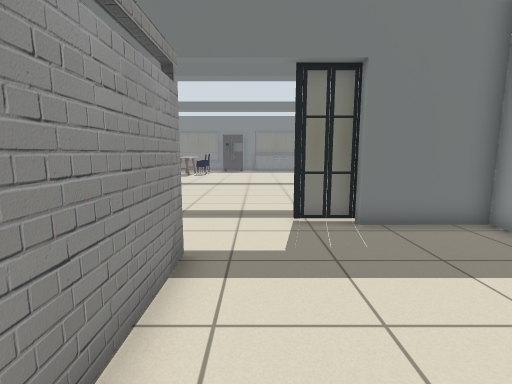
[1] (above)

16 first-person views from a walk through a robot-simulator world made for Gazebo. The camera is 1 m above the floor, tilts 8° down and sees 85° across. Floor lines are 1 m apart. The floor is counted in squares, 0.5 m on a side. Each view is taken from the middle of a square. On the plan, view 1 faces up. The plan holds only what a view shows up to about 17 squares ahead; the rest is blank.

[2]
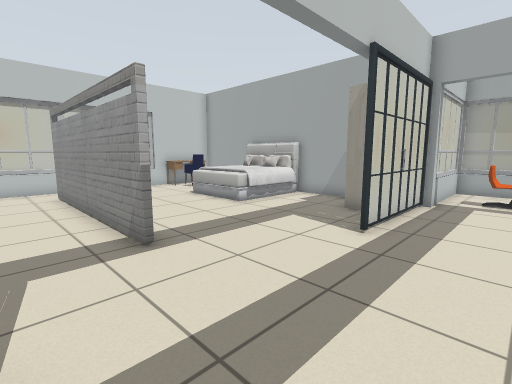

[3]
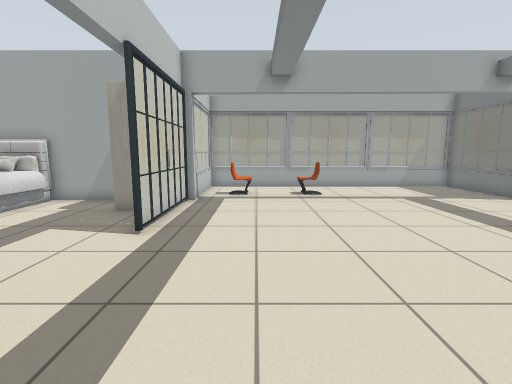

[4]
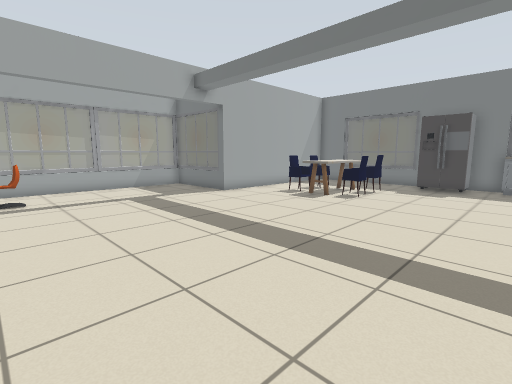

[5]
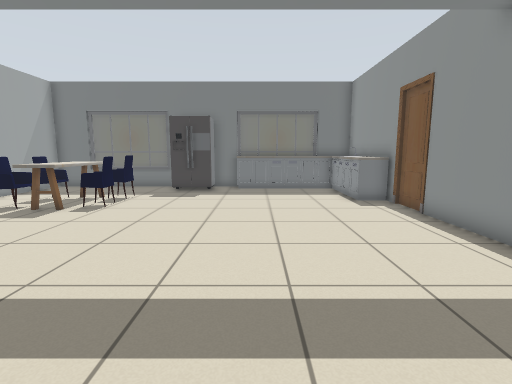

[6]
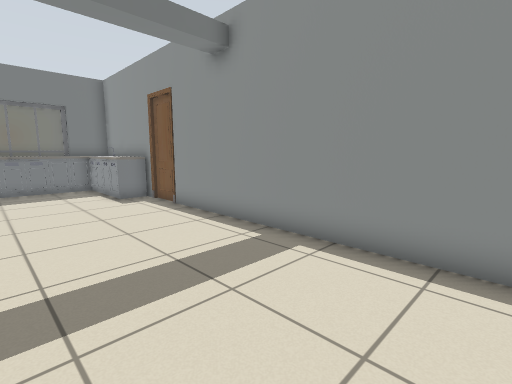

[7]
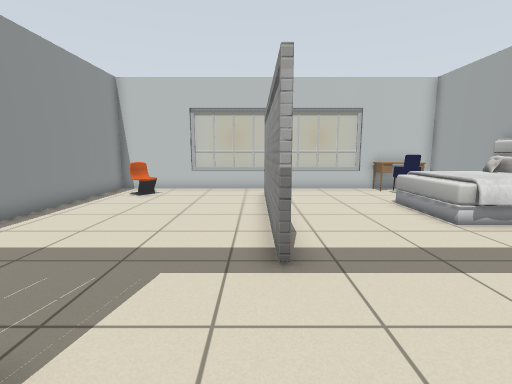

[8]
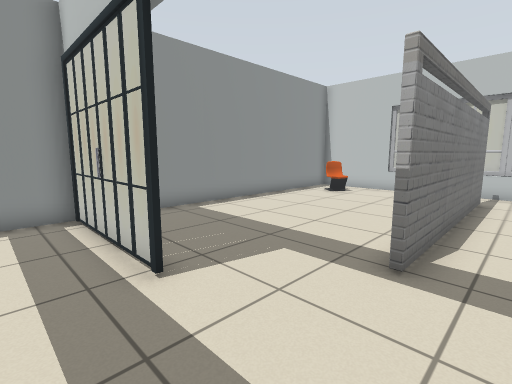

[9]
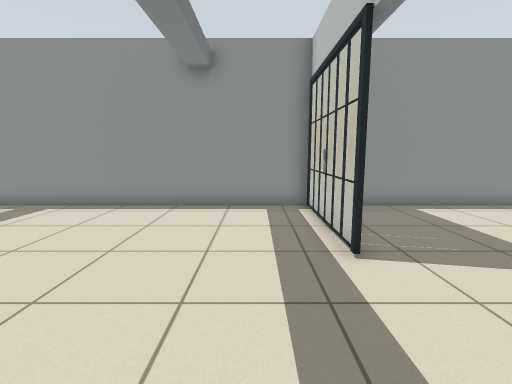

[10]
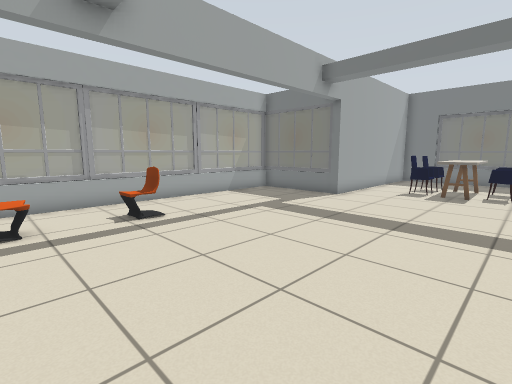

[11]
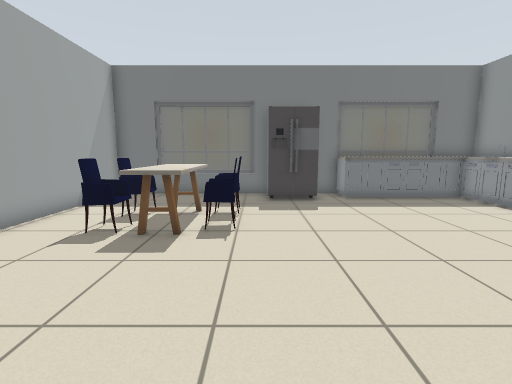

[12]
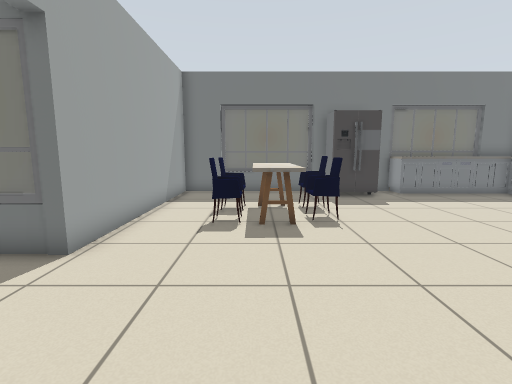

[13]
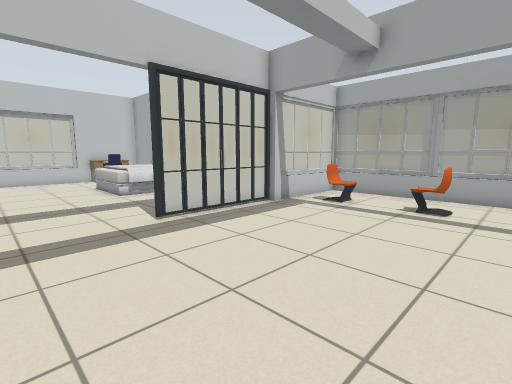

[14]
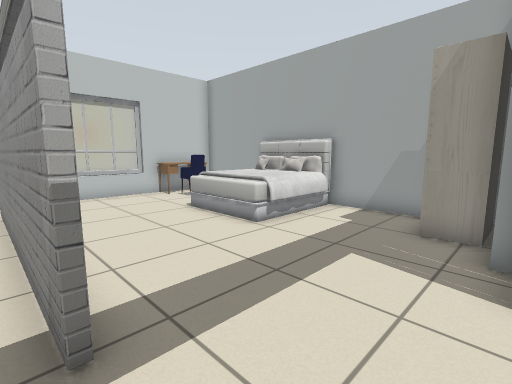

[15]
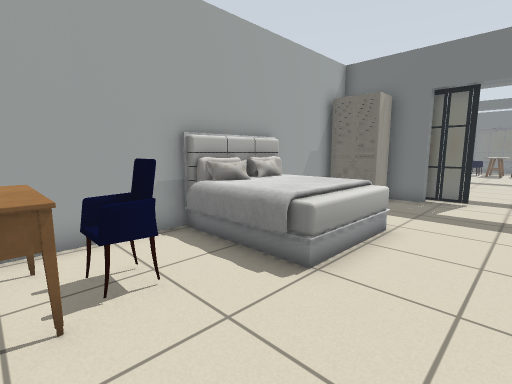

[16]
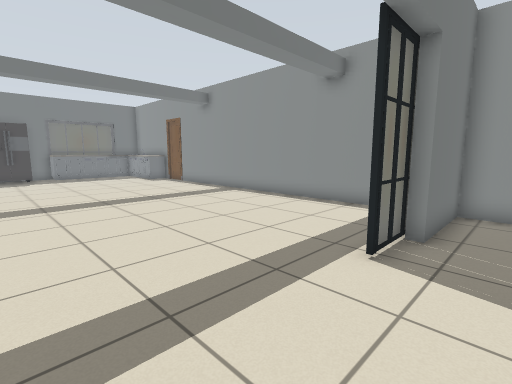

### Floor plan
Key: @ floor where view 1 was taken; # wall or solid block; . floor; = window, fence, low wall or low ledge; L door leaf; C chair; W wardrobe; B bed; E desk; I window; F fridge; K kitchen cabinet; T kitchen table.
Columns run from 16 left of view 1 to 7 right of it. Each row starts with its distance up from view 1.
 32      ######I############
 31      #.......FF.KKKKKK #
 30      #.......FF......K #
 29      #...............KK#
 28      #...TT..........K #
 27      #..CCTC.........KK#
 26      #...TTC...........#
 25      #..CCTC...........L
 24      #.................#
 23 #==###.................#
 22 #III...................#
 21 #......................#
 20 #......................#
 19 #......................#
 18 #......................#
 17 #......................#
 16 #......................#
 15 #......................#
 14 #..C...................#
 13 #..C...................#
 12 #......................#
 11 #..C...................#
 10 #..C...................#
  9 #......................#
  8 ########L#L......LL#L###
  7      #WW...............#
  6      #WW...............#
  5      #........#........#
  4      #........#........#
  3      #........#........#
  2      #BBBB....#........#
  1      #BBBB....#........#
  0      #BBBB....#.@......#
 -1      #BBBB....#........#
 -2      #........#........#
 -3      #..C.....#.....C..#
 -4      #.CC...........CC.#
 -5      #EEE..............#
 -6      ###################

Positions as (right, up) in squares from view 1, and headings:
1: (0, 0), facing up
2: (1, 11), facing down-left
3: (1, 11), facing left
4: (1, 13), facing up-left
5: (1, 15), facing up
6: (1, 14), facing up-right
7: (-1, 10), facing down
8: (-3, 10), facing down-right
9: (-4, 10), facing right
10: (-4, 10), facing up-left
11: (-4, 18), facing up
12: (-7, 17), facing up
13: (-2, 16), facing down-left
14: (-1, 8), facing down-left
15: (-4, -5), facing up-left
16: (-4, 6), facing up-right
